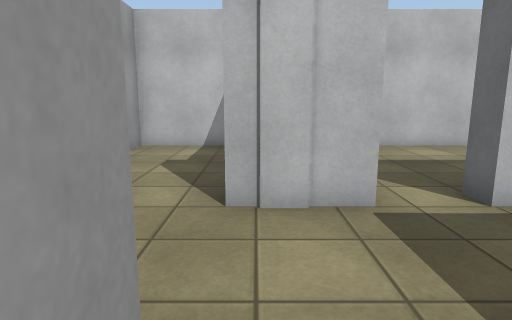
view 1 (above)

24 first-person views from a walk through a Unity game level. The camera is 1.3 m above the floor, tilts 10° down and sees 75° across. The floor is counted in squares, 1 m on a side. Each view is taken from the middle of a square. On the plan, view 1 faces up. The plan holds only what a view shows up to about 14 squares ahead; the rest is blank. The place goes on beyond the plan. The player character is not drawn. Surface patterns are stand-ins for the level's own textures.

view 2
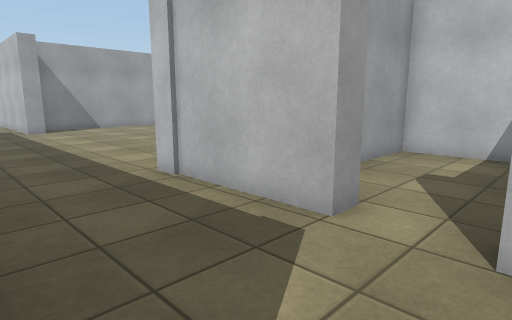

view 3
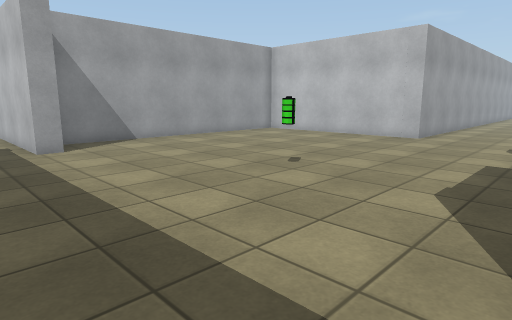

view 4
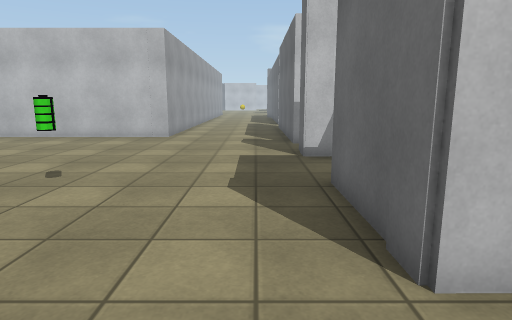

view 5
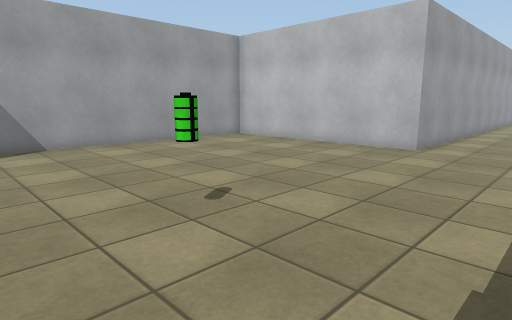

view 6
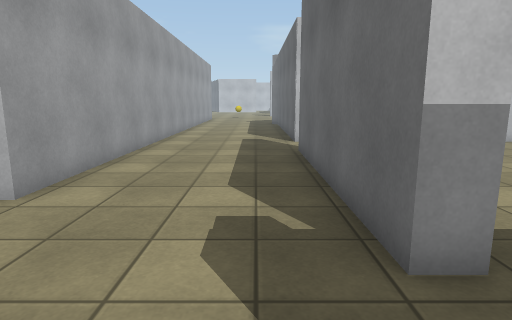

view 7
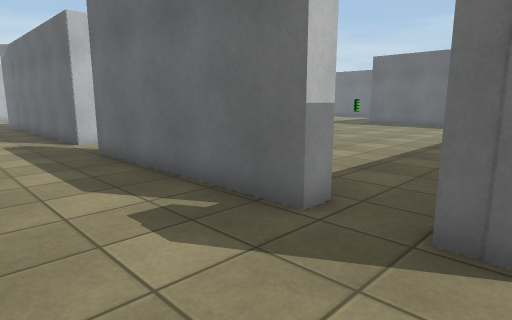

view 8
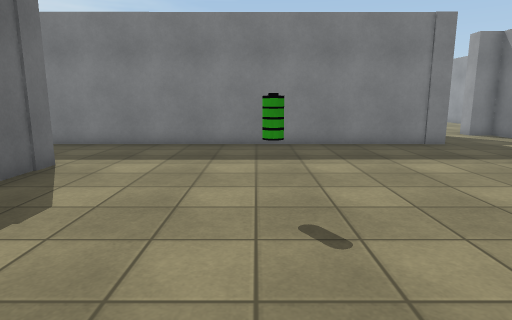

view 9
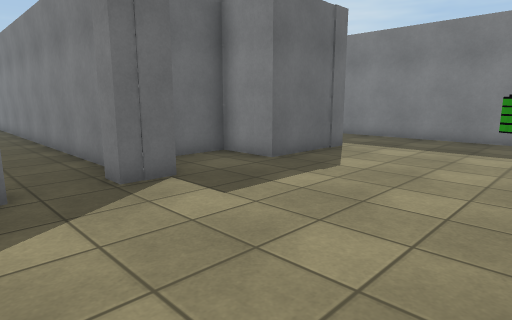

view 10
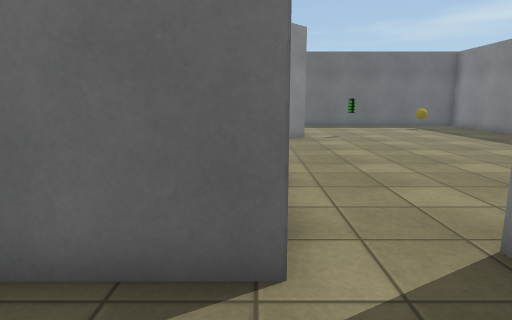

view 11
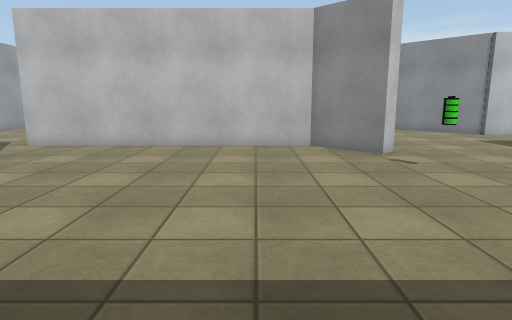

view 12
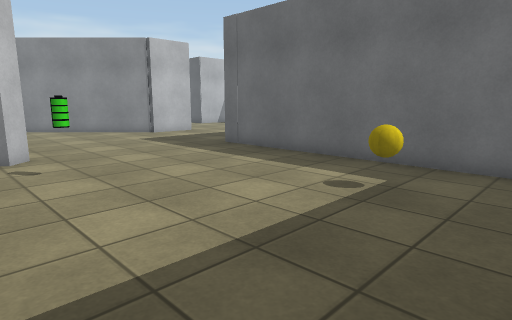

view 13
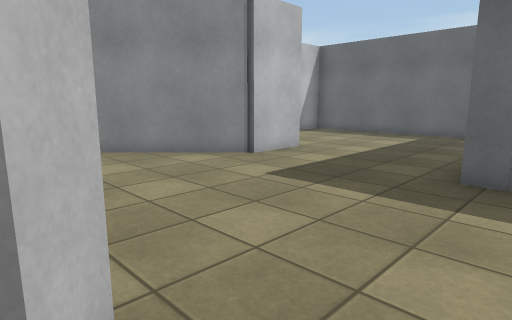

view 14
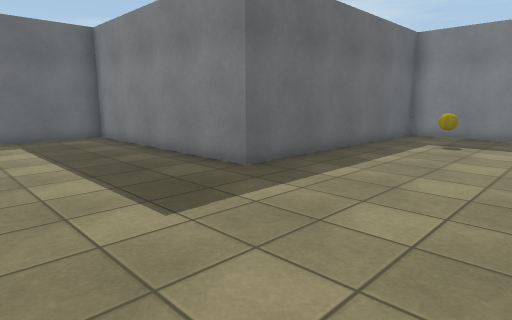

view 15
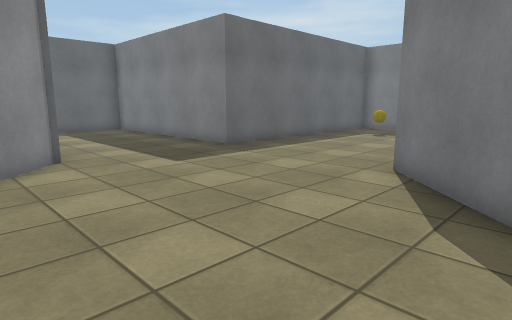

view 16
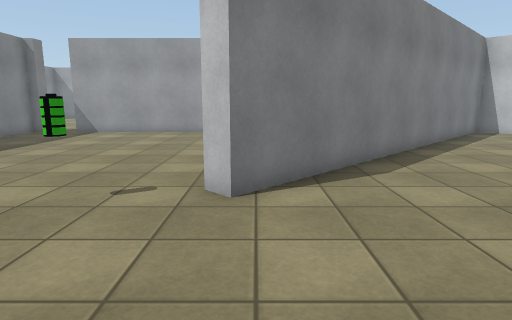

view 17
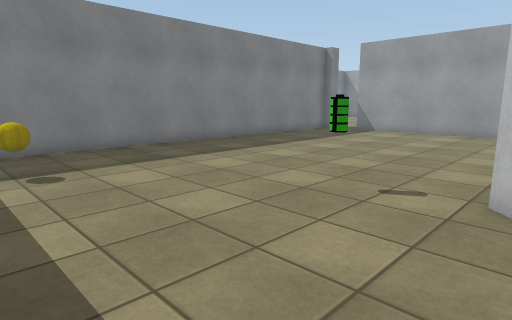

view 18
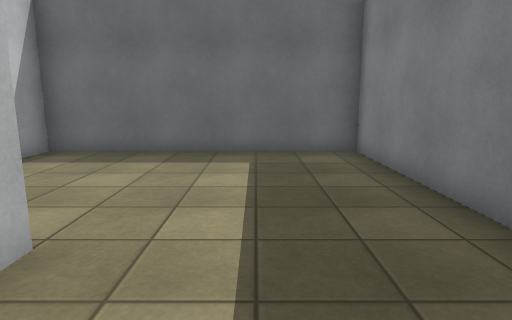

view 19
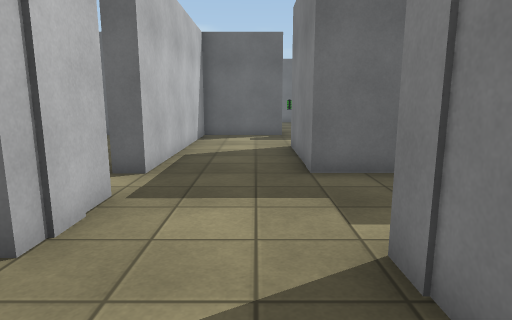

view 20
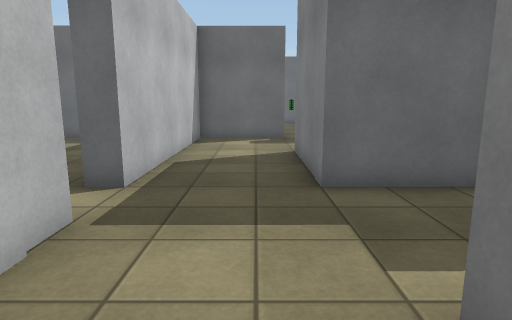

view 21
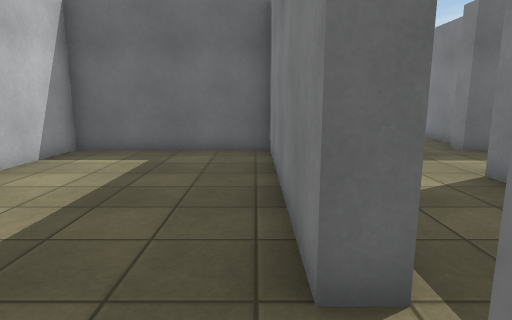

view 22
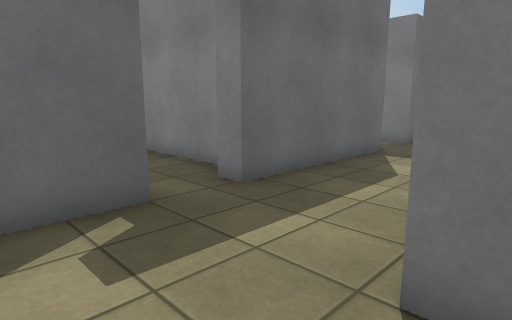

view 23
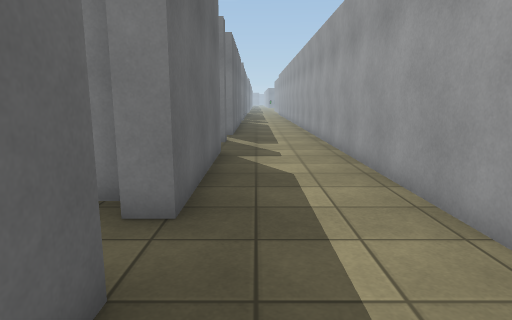

view 24
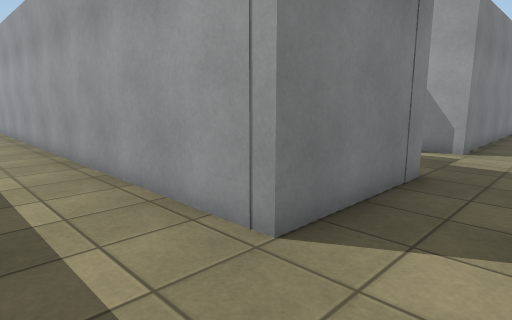

### Floor plan
Points are (right, up) in squares from view 1. A wall is a line through its corners. A room is listed if a view was taken in it or the views show most of it. See-through windows are left out.
Room 1 (views 1, 2, 3, 4, 5, 6, 7, 8, 9, 10, 19, 20, 22, 23, 24)
walls: (-5.1, 9.9) (-5.7, 9.9); (-5.1, 4) (-5.7, 4); (-5.7, 12.3) (-5.7, 18.9); (-2, 4.9) (-2, 4.2) (-5.7, 4.2) (-5.7, 7.2) (-4, 7.3) (-4, 8.8); (-9.4, 0.8) (-3.8, 0.8); (-1.7, 0.8) (-0.9, 0.8); (-15.5, 4.6) (-15.5, 4) (-18.5, 4); (-1, 1) (-0.3, 1) (-0.3, -0.2); (1.5, 4) (-0.5, 4); (-15.9, 1) (-1.1, 1); (-4.6, 20.8) (-5.8, 20.8) (-5.8, 26.5); (2.9, -1.5) (2.9, 1) (6.7, 1) (6.7, -6.6); (-10.2, 24.1) (-10.2, 14.3) (-17.2, 14.3) (-17.2, 4.9); (10, 0.9) (10, 4) (2.9, 4) (2.9, 4.6); (10, -5.7) (10, -0.6) (10.6, -0.6)
ways out: opening at (-5.5, 11.5) to room 2; opening at (-4.5, 19.5) to room 2; opening at (2, 4) to room 3; opening at (-1, 4.5); opening at (10, -6); opening at (10, 0)
objects: battery (-10, 7)
Room 2 (views 11, 12, 13, 14, 15, 16, 17, 18)
walls: (11.9, 24) (10, 24) (7.5, 26.5); (-5.3, 17.8) (-5.2, 12.3) (-5.7, 12.3); (-2.3, 26.5) (4.6, 19.7) (4.2, 19.2) (2.6, 20.8) (-4.6, 20.8); (-5.7, 9.9) (-5.7, 10.9) (-5.2, 10.9) (-5.2, 10.5) (10, 10.5) (10, 19.4) (17.7, 19.4) (17.7, 26.5)
ways out: opening at (-5.5, 11.5) to room 1; opening at (-4.5, 19.5) to room 1
objects: battery (5, 17); yellow ball (8, 13)
Room 3 (view 21)
walls: (2.9, 4.6) (10, 4.6) (10, 9.9) (3.6, 9.9)
ways out: opening at (2, 4) to room 1

Positions as (right, up) in squares from view 1, and headings:
1: (0, 0), facing up
2: (0, 1), facing up-left
3: (-6, 2), facing up-left
4: (-7, 2), facing up
5: (-7, 5), facing up-left
6: (-7, 10), facing up
7: (-9, 10), facing up-right
8: (-10, 11), facing down
9: (-11, 13), facing down-right
10: (-8, 21), facing right
11: (1, 11), facing up
12: (3, 11), facing up-right
13: (4, 18), facing up-right
14: (5, 24), facing down-right
15: (2, 26), facing down-right
16: (9, 20), facing left
17: (9, 20), facing down-left
18: (9, 22), facing right
19: (-3, 2), facing right
20: (-2, 2), facing right
21: (1, 5), facing right
22: (6, 3), facing down-right
23: (9, 3), facing down
24: (9, 3), facing down-left
